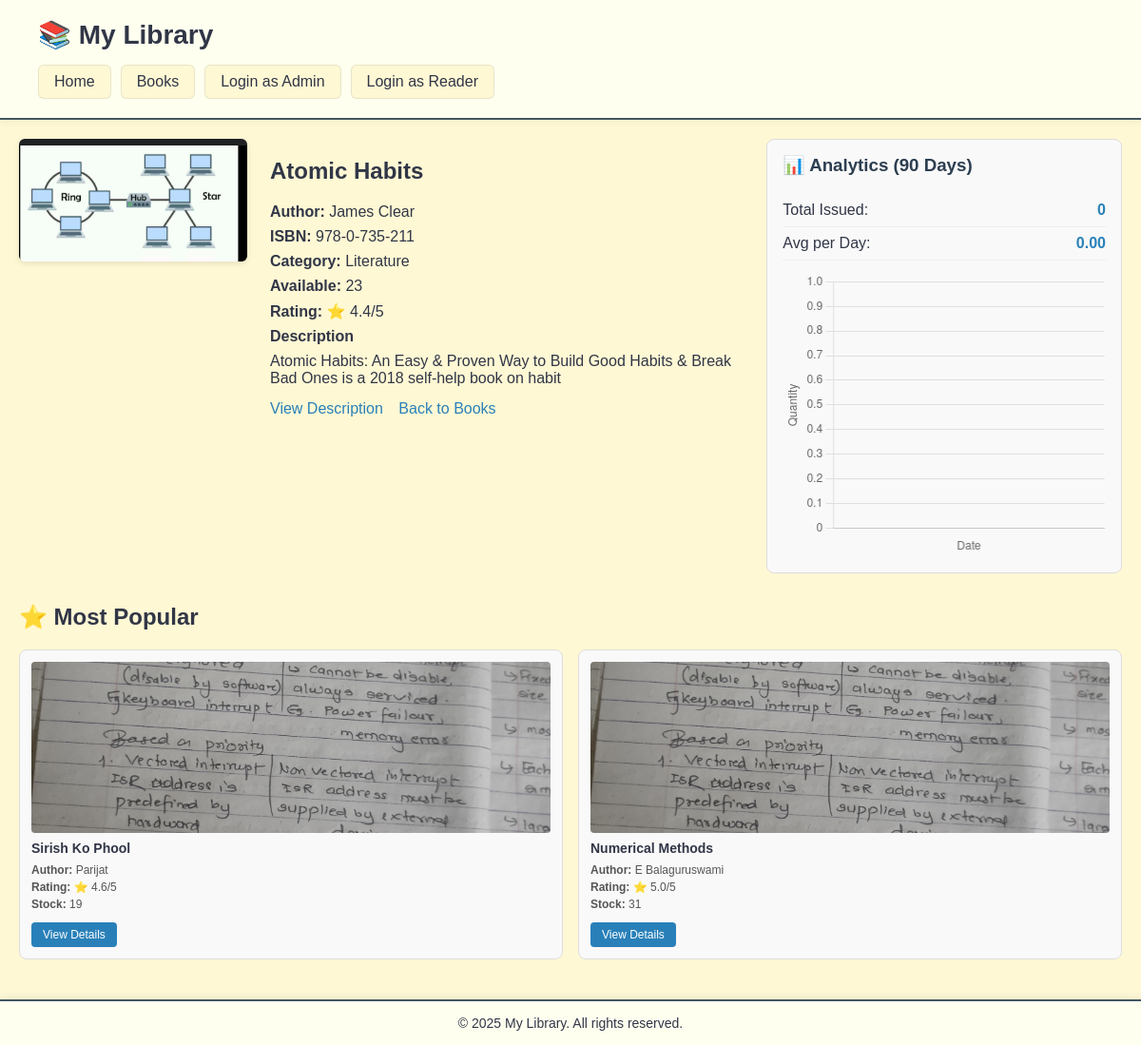
The app's page /books/7/ with its own data.
### lib/models.py (models this page shows, shortened)
class Book(models.Model):
    name = models.CharField(max_length=200)  # Book title
    isbn = models.CharField(max_length=13, unique=True)  # ISBN number
    image = models.ImageField(upload_to='book_images/', blank=True, null=True)  # Cover image
    author = models.CharField(max_length=200)  # Author name
    category = models.ForeignKey(Category, on_delete=models.SET_NULL, null=True, related_name='books')
    number_in_stock = models.PositiveIntegerField(default=0)  # Available copies
    description = models.TextField(blank=True, null=True, default="No description available")
    rating = models.DecimalField(max_digits=3, decimal_places=1, default=4.0, validators=[MinValueValidator(1.0), MaxValueValidator(5.0)])  # Rating with 1 decimal place
    def avg_reader_rating(self):
        from django.db.models import Avg
        avg = self.reader_ratings.aggregate(avg=Avg('rating'))['avg']
        try:
            return float(avg) if avg is not None else float(self.rating)
        except (TypeError, ValueError):
            return float(self.rating)
    def combined_rating(self):
        try:
            avg_reader = self.avg_reader_rating()
            combined = (float(self.rating) + float(avg_reader)) / 2.0
            return round(combined, 1)
        except Exception:
            return float(self.rating)

class Category(models.Model):
    name = models.CharField(max_length=100, unique=True)

### lib/views.py (the view)
# urls.py: path('books/<int:pk>/', views.book_details, name='book_details'), #by using primary key
def book_details(request, pk):
    if request.session.get('admin_id'):
        return admin_book_details(request, pk)
    if request.session.get('reader_id'):
        return reader_book_detail(request, pk)
    book = get_object_or_404(Book, pk=pk)  # fetch book or return 404 if not found
    analytics = get_book_analytics_data(book, days=90)
    popular_books = get_popular_books(limit=3, exclude_book_id=pk)
    return render(request, 'book_details.html', {
        'book': book,
        'analytics': analytics,
        'popular_books': popular_books,
    })

### lib/views.py (called while the page is built)
def get_book_analytics_data(book, days=90):
    end_date = date.today()
    start_date = end_date - timedelta(days=days)
    records = BookIssuanceRecord.objects.filter(
        book=book,
        date__gte=start_date,
        date__lte=end_date
    ).order_by('date')
    dates = [str(r.date) for r in records]
    quantities = [r.quantity_issued for r in records]
    return {
        'dates': dates,
        'quantities': quantities,
        'total_issued': sum(quantities),
        'avg_per_day': sum(quantities) / max(len(records), 1) if records else 0,
    }

def get_popular_books(limit=3, exclude_book_id=None):
    books = Book.objects.filter(rating__gt=4.5)
    if exclude_book_id:
        books = books.exclude(pk=exclude_book_id)
    books = books.order_by('?')[:limit]
    return books

### lib/templates/book_details.html (shortened to what this page needs)
{% extends 'base.html' %}
{% load static %}
{% block content %}
<section class="book-details">
    <div>
        {% if book.image %}
            <img class="book-image" src="{{ book.image.url }}" alt="{{ book.name }}">
        {% else %}
            <div class="book-image" style="width:240px;height:320px;display:flex;align-items:center;justify-content:center;background:#f3f3f3;color:#888;">No image</div>
        {% endif %}
    </div>
    <div class="book-meta">
        <h2>{{ book.name }}</h2>
        <div class="meta-row"><strong>Author:</strong> {{ book.author }}</div>
        <div class="meta-row"><strong>ISBN:</strong> {{ book.isbn }}</div>
        <div class="meta-row"><strong>Category:</strong> {{ book.category.name }}</div>
        <div class="meta-row"><strong>Available:</strong> {{ book.number_in_stock }}</div>
    <div class="meta-row"><strong>Rating:</strong> ⭐ {{ book.combined_rating }}/5</div>
        {% if book.description %}
            <div class="meta-row"><strong>Description</strong></div>
            <div class="meta-row">{{ book.description|linebreaksbr }}</div>
        {% else %}
            <div class="meta-row"><em>No description available.</em></div>
        {% endif %}
        <div class="actions" style="margin-top:14px;">
            <a href="{% url 'book_description' book.pk %}">View Description</a>
            <a href="{% url 'public_books' %}">Back to Books</a>
        </div>
    </div>
    <div class="book-analytics">
        <div class="analytics-card">
            <h3>📊 Analytics (90 Days)</h3>
            <div class="analytics-stat">
                <span>Total Issued:</span>
                <strong>{{ analytics.total_issued }}</strong>
            </div>
            <div class="analytics-stat">
                <span>Avg per Day:</span>
                <strong>{{ analytics.avg_per_day|floatformat:2 }}</strong>
            </div>
            <canvas id="issuanceChart"></canvas>
        </div>
    </div>
</section>
<script>
document.addEventListener('DOMContentLoaded', function() {
    const ctx = document.getElementById('issuanceChart').getContext('2d');
    const dates = {{ analytics.dates|safe }};
    const quantities = {{ analytics.quantities|safe }};
    new Chart(ctx, {
        type: 'line',
        data: {
            labels: dates,
            datasets: [{
                label: 'Books Issued',
                data: quantities,
                borderColor: '#2980b9',
                backgroundColor: 'rgba(41, 128, 185, 0.1)',
                borderWidth: 2,
                fill: true,
                tension: 0.3,
                pointRadius: 3,
                pointBackgroundColor: '#2980b9'
            }]
        },
        options: {
            responsive: true,
            maintainAspectRatio: false,
            plugins: {
                legend: { display: false }
            },
            scales: {
                y: {
                    beginAtZero: true,
                    title: { display: true, text: 'Quantity' }
                },
                x: {
                    title: { display: true, text: 'Date' }
                }
            }
        }
    });
});
</script>
<section style="margin-top:32px;">
    <h2>⭐ Most Popular</h2>
    {% if popular_books %}
        <div style="display:grid;grid-template-columns:repeat(auto-fit,minmax(280px,1fr));gap:16px;">
            {% for pop_book in popular_books %}
                <div style="border:1px solid #ddd;border-radius:8px;padding:12px;background:#f9f9f9;transition:box-shadow 0.2s;">
                    <div style="height:180px;background:#f0f0f0;border-radius:4px;margin-bottom:8px;display:flex;align-items:center;justify-content:center;overflow:hidden;">
                        {% if pop_book.image %}
                            <img src="{{ pop_book.image.url }}" alt="{{ pop_book.name }}" style="width:100%;height:100%;object-fit:cover;">
                        {% else %}
                            <span style="color:#999;">No image</span>
                        {% endif %}
                    </div>
                    <h4 style="margin:8px 0;font-size:14px;">{{ pop_book.name }}</h4>
                    <p style="margin:4px 0;font-size:12px;color:#555;"><strong>Author:</strong> {{ pop_book.author }}</p>
                    <p style="margin:4px 0;font-size:12px;color:#555;"><strong>Rating:</strong> ⭐ {{ pop_book.combined_rating }}/5</p>
                    <p style="margin:4px 0;font-size:12px;color:#555;"><strong>Stock:</strong> {{ pop_book.number_in_stock }}</p>
                    <a href="{% url 'admin_book_details' pop_book.pk %}" style="display:inline-block;margin-top:8px;padding:6px 12px;background:#2980b9;color:white;border-radius:4px;text-decoration:none;font-size:12px;">View Details</a>
                </div>
            {% endfor %}
        </div>
    {% else %}
        <p style="color:#999;">No popular books available yet.</p>
    {% endif %}
</section>
{% endblock %}

### static/css/theme.css (style rules this page uses)
:root { --primary-bg: #FFF8D4; --card-bg: #FFFFEF; --text-dark: #313647; --text-secondary: rgba(49, 54, 71, 0.7); --border-color: rgba(67,86,99,0.12); --primary-color: #435663; --accent-green: #A3B087; --primary-color-hover: #374E57; --primary-blue: var(--primary-color); --primary-blue-hover: var(--primary-color-hover); --shadow-sm: 0 2px 8px rgba(49,54,71,0.06); --shadow-md: 0 4px 12px rgba(49,54,71,0.08); --border-radius: 12px; --muted-bg: #f5f5f5; --light-border: #dddddd; --muted-text: #999999; --info-bg: #d1ecf1; --info-text: #0c5460; --info-border: #17a2b8; --danger-color: #E57373; --danger-color-hover: #EF5350; --warning-color: #FF9800; --success-bg: #E8F5E9; --success-text: #2E7D32; --danger-bg: #FFEBEE; --danger-border: #F44336; --muted-card-bg: #f9f9f9; }
* { box-sizing: border-box; }
body { font-family: Arial, sans-serif; margin: 0; padding: 0; background: var(--primary-bg); color: var(--text-dark); }
a { color: var(--primary-blue); text-decoration: none; transition: color 0.2s; }

### lib/templates/book_details.html (style rules this page uses)
.book-details { display:flex; gap:24px; }
.book-image { max-width:240px; border-radius:6px; box-shadow:0 2px 6px rgba(0,0,0,0.1); }
.book-meta { flex:2; }
.book-analytics { flex:1.5; }
.meta-row { margin-bottom:8px; }
.actions a { margin-right:12px; color:#2980b9; text-decoration:none; }
.analytics-card { background:#f9f9f9; border:1px solid #ddd; border-radius:8px; padding:16px; }
.analytics-card h3 { margin-top:0; color:#2c3e50; }
.analytics-stat { display:flex; justify-content:space-between; padding:8px 0; border-bottom:1px solid #eee; }
.analytics-stat strong { color:#2980b9; }
#issuanceChart { max-height:300px; margin-top:12px; }

### records on screen
Book: image (picture), name "Atomic Habits", author "James Clear", isbn "978-0-735-211", category.name "Literature", number_in_stock "23", combined_rating "4.4", description "Atomic Habits: An Easy & Proven Way to Build Good Habits & Break Bad Ones is a 2018 self-help book on habit"
Book: image (picture), name "Sirish Ko Phool", author "Parijat", combined_rating "4.6", number_in_stock "19"
Book: image (picture), name "Numerical Methods", author "E Balaguruswami", combined_rating "5.0", number_in_stock "31"

### other values on screen
{{ analytics.total_issued }} "0"
{{ analytics.avg_per_day|floatformat:2 }} "0.00"
